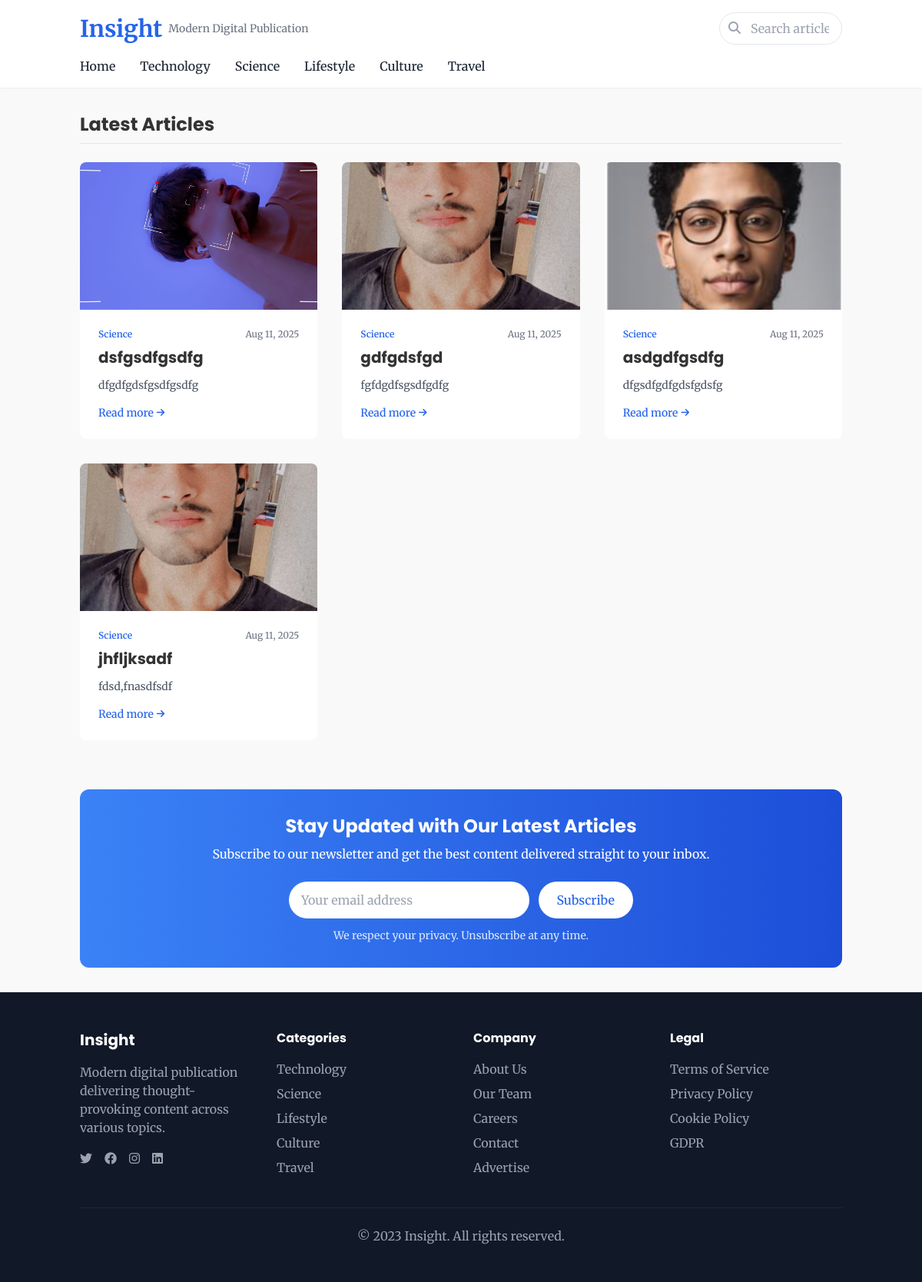
The page /category/Technology/ on the database its author committed.
### articles/models.py (models this page shows, shortened)
class Category(models.Model):
    name = models.CharField(max_length=100)

class Article(models.Model):
    title = models.CharField(max_length=200)
    content = models.TextField()
    pub_date = models.DateTimeField(auto_now_add=True)
    thumbnail = models.ImageField(upload_to='article_thumbnails/', blank=True, null=True)
    category = models.ForeignKey(Category, on_delete=models.CASCADE, null=True, blank=True)

### articles/views.py (the view)
# urls.py: path('category/<str:category_name>/', views.category_list, name='category_list'),
def category_list(request, category_name):
    category = get_object_or_404(Category, name=category_name)
    articles_list = Article.objects.filter(category=category).order_by('-pub_date')
    paginator = Paginator(articles_list, 10)
    page_number = request.GET.get('page')
    page_obj = paginator.get_page(page_number)
    categories = Category.objects.all()
    return render(request, 'articles/category_list.html', {
        'category': category,
        'articles': page_obj.object_list,
        'page_obj': page_obj,
        'categories': categories
    })

### articles/templates/articles/category_list.html (shortened to what this page needs)
<!DOCTYPE html>
<html lang="en">
<head>
    <script src="https://cdn.tailwindcss.com"></script>
    <link rel="stylesheet" href="https://cdnjs.cloudflare.com/ajax/libs/font-awesome/6.4.0/css/all.min.css">
</head>
<body class="min-h-screen flex flex-col">
    <header class="bg-white shadow-sm sticky top-0 z-50">
    <div class="container mx-auto px-4 py-4">
        <div class="flex flex-col md:flex-row justify-between items-center">
            <div class="flex items-center mb-4 md:mb-0">
                <a href="{% url 'article_list' %}" class="text-3xl font-bold text-blue-600">Insight</a>
                <span class="ml-2 text-sm text-gray-500">Modern Digital Publication</span>
            </div>
            <div class="flex items-center space-x-4 w-full md:w-auto">
                <div class="relative search-bar w-full md:w-40">
                    <input type="text" placeholder="Search articles..." class="w-full pl-10 pr-4 py-2 rounded-full border border-gray-200 focus:outline-none focus:ring-2 focus:ring-blue-500 focus:border-transparent">
                    <i class="fas fa-search absolute left-3 top-3 text-gray-400"></i>
                </div>
            </div>
        </div>
        <nav class="mt-4 hidden md:block">
            <ul class="flex space-x-8 category-nav">
                <li><a href="{% url 'article_list' %}" class="text-gray-800 hover:text-blue-600 font-medium">Home</a></li>
                {% for category in categories %}
                <li>
                    <a href="{% url 'category_list' category_name=category.name %}" class="text-gray-800 hover:text-blue-600 font-medium">{{ category.name }}</a>
                </li>
                {% endfor %}
            </ul>
        </nav>
    </div>
</header>
    <main class="flex-grow container mx-auto px-4 py-8 fade-in">
        <section>
            <h2 class="text-2xl font-bold mb-6 border-b pb-2">Latest Articles</h2>
            <div class="grid grid-cols-1 md:grid-cols-2 lg:grid-cols-3 gap-8">
    {% for article in articles %}
        <article class="bg-white rounded-lg overflow-hidden article-card">
            {% if article.thumbnail %}
                <img src="{{ article.thumbnail.url }}" alt="{{ article.title }} thumbnail" class="w-full h-48 object-cover">
            {% else %}
                <img src="https://via.placeholder.com/600x400.png?text=No+Image" alt="Placeholder image" class="w-full h-48 object-cover">
            {% endif %}
            <div class="p-6">
                <div class="flex justify-between items-center mb-2">
                    <span class="text-xs font-semibold text-blue-600">Science</span>
                    <span class="text-xs text-gray-500">{{ article.pub_date|date:"M d, Y" }}</span>
                </div>
                <h3 class="text-xl font-bold mb-3">
                    <a href="{% url 'article_detail' pk=article.id %}">{{ article.title }}</a>
                </h3>
                <p class="text-gray-600 text-sm mb-4">
                    {{ article.content|truncatewords:20|safe }}
                </p>
                <a href="{% url 'article_detail' pk=article.id %}" class="text-blue-600 hover:text-blue-800 font-medium text-sm flex items-center">
                    Read more <i class="fas fa-arrow-right ml-1 text-xs"></i>
                </a>
            </div>
        </article>
    {% endfor %}
</div>
        </section>
        <section class="mt-16 bg-gradient-to-r from-blue-500 to-blue-700 rounded-xl p-8 text-white">
            <div class="max-w-3xl mx-auto text-center">
                <h2 class="text-2xl font-bold mb-2">Stay Updated with Our Latest Articles</h2>
                <p class="mb-6">Subscribe to our newsletter and get the best content delivered straight to your inbox.</p>
                <form class="flex flex-col sm:flex-row gap-3 max-w-md mx-auto">
                    <input type="email" placeholder="Your email address" class="flex-grow px-4 py-3 rounded-full text-gray-800 focus:outline-none">
                    <button type="submit" class="bg-white hover:bg-gray-100 text-blue-600 font-medium py-3 px-6 rounded-full transition duration-300">
                        Subscribe
                    </button>
                </form>
                <p class="text-sm mt-3 text-blue-100">We respect your privacy. Unsubscribe at any time.</p>
            </div>
        </section>
    </main>
    <footer class="bg-gray-900 text-white py-12">
        <div class="container mx-auto px-4">
            <div class="grid grid-cols-1 md:grid-cols-4 gap-8">
                <div>
                    <h3 class="text-xl font-bold mb-4">Insight</h3>
                    <p class="text-gray-400">Modern digital publication delivering thought-provoking content across various topics.</p>
                    <div class="flex space-x-4 mt-4">
                        <a href="#" class="text-gray-400 hover:text-white"><i class="fab fa-twitter"></i></a>
                        <a href="#" class="text-gray-400 hover:text-white"><i class="fab fa-facebook"></i></a>
                        <a href="#" class="text-gray-400 hover:text-white"><i class="fab fa-instagram"></i></a>
                        <a href="#" class="text-gray-400 hover:text-white"><i class="fab fa-linkedin"></i></a>
                    </div>
                </div>
                <div>
                    <h4 class="font-bold mb-4">Categories</h4>
                    <ul class="space-y-2">
                        <li><a href="#" class="text-gray-400 hover:text-white">Technology</a></li>
                        <li><a href="#" class="text-gray-400 hover:text-white">Science</a></li>
                        <li><a href="#" class="text-gray-400 hover:text-white">Lifestyle</a></li>
                        <li><a href="#" class="text-gray-400 hover:text-white">Culture</a></li>
                        <li><a href="#" class="text-gray-400 hover:text-white">Travel</a></li>
                    </ul>
                </div>
                <div>
                    <h4 class="font-bold mb-4">Company</h4>
                    <ul class="space-y-2">
                        <li><a href="#" class="text-gray-400 hover:text-white">About Us</a></li>
                        <li><a href="#" class="text-gray-400 hover:text-white">Our Team</a></li>
                        <li><a href="#" class="text-gray-400 hover:text-white">Careers</a></li>
                        <li><a href="#" class="text-gray-400 hover:text-white">Contact</a></li>
                        <li><a href="#" class="text-gray-400 hover:text-white">Advertise</a></li>
                    </ul>
                </div>
                <div>
                    <h4 class="font-bold mb-4">Legal</h4>
                    <ul class="space-y-2">
                        <li><a href="#" class="text-gray-400 hover:text-white">Terms of Service</a></li>
                        <li><a href="#" class="text-gray-400 hover:text-white">Privacy Policy</a></li>
                        <li><a href="#" class="text-gray-400 hover:text-white">Cookie Policy</a></li>
                        <li><a href="#" class="text-gray-400 hover:text-white">GDPR</a></li>
                    </ul>
                </div>
            </div>
            <div class="border-t border-gray-800 mt-10 pt-6 text-center text-gray-400">
                <p>© 2023 Insight. All rights reserved.</p>
            </div>
        </div>
    </footer>
    </body>
</html>

### articles/templates/articles/category_list.html (style rules this page uses)
body { font-family: 'Merriweather', serif; background-color: #f9f9f9; color: #333; }
h1, h2, h3, h4, h5, h6 { font-family: 'Poppins', sans-serif; }

### rows shown on the page
Category: name "Technology"
Category: name "Science"
Category: name "Lifestyle"
Category: name "Culture"
Category: name "Travel"
Article: thumbnail (picture), pub_date "Aug 11, 2025", title "dsfgsdfgsdfg", content "dfgdfgdsfgsdfgsdfg"
Article: thumbnail (picture), pub_date "Aug 11, 2025", title "gdfgdsfgd", content "fgfdgdfsgsdfgdfg"
Article: thumbnail (picture), pub_date "Aug 11, 2025", title "asdgdfgsdfg", content "dfgsdfgdfgdsfgdsfg"
Article: thumbnail (picture), pub_date "Aug 11, 2025", title "jhfljksadf", content "fdsd,fnasdfsdf"
